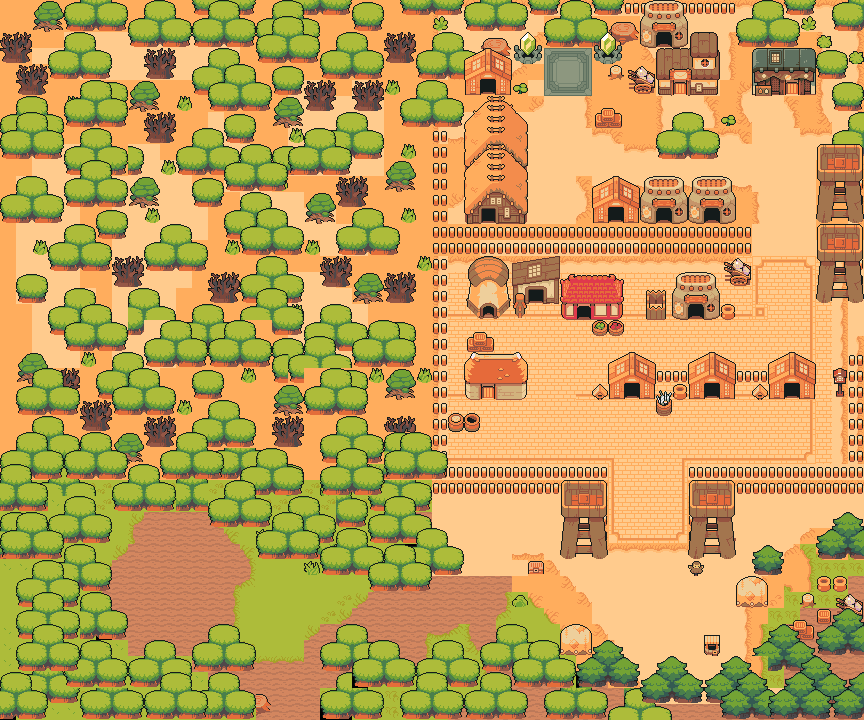

This game map was drawn from its Tiled (.tmx) file and the tilesets committed beside it. A one-line description and the trimmed map source follow:
An orthogonal 54x45 tile map with 16x16 px tiles, 6 tile layers (floor1, back1, back2, back4, ...), 1 hidden layer not drawn, 10 tilesets and 19 objects (3x portal_trigger, Player, monk).

<map version="1.10" tiledversion="1.12.2" orientation="orthogonal" renderorder="right-down" width="54" height="45" tilewidth="16" tileheight="16" infinite="0" nextlayerid="14" nextobjectid="112">
 <tileset firstgid="1" source="TilesetFloor.tsx" />
 <tileset firstgid="573" source="TilesetInteriorFloor.tsx" />
 <tileset firstgid="947" source="TilesetElement.tsx" />
 <tileset firstgid="1187" source="TilesetHouse.tsx" />
 <tileset firstgid="1946" source="TilesetNature.tsx" />
 <tileset firstgid="2450" source="Tree.tsx" />
 <tileset firstgid="2454" source="objects.tsx" />
 <tileset firstgid="2486" source="TilesetField.tsx" />
 <tileset firstgid="2561" source="Combined3.tsx" />
 <tileset firstgid="2673" source="TilesetTowers.tsx" />
 <layer id="1" name="floor1" width="54" height="45">
  <data>[2430 cells, 2423 non-empty, 49 distinct tile ids]</data>
 </layer>
 <layer id="5" name="back1" width="54" height="45">
  <properties>
   <property name="collidable" type="bool" value="true" />
  </properties>
  <data>[2430 cells, 1268 non-empty, 205 distinct tile ids]</data>
 </layer>
 <layer id="9" name="back2" width="54" height="45">
  <data>[2430 cells, 585 non-empty, 77 distinct tile ids]</data>
 </layer>
 <layer id="10" name="back3" width="54" height="45" visible="0">
  <data>[2430 cells, 188 non-empty, 25 distinct tile ids]</data>
 </layer>
 <layer id="11" name="back4" width="54" height="45">
  <data>[2430 cells, 115 non-empty, 24 distinct tile ids]</data>
 </layer>
 <layer id="12" name="back5" width="54" height="45">
  <data>[2430 cells, 96 non-empty, 24 distinct tile ids]</data>
 </layer>
 <objectgroup id="10" name="trigger">
  <object id="77" name="portal_trigger" x="549.667" y="52.6666" width="38" height="13">
   <properties>
    <property name="targetMap" value="ICEMAP1" />
    <property name="targetX" type="float" value="408" />
    <property name="targetY" type="float" value="286.333666667" />
   </properties>
  </object>
  <object id="80" name="portal_trigger" x="272.667" y="698.667" width="48" height="20.6667">
   <properties>
    <property name="targetMap" value="JUNGLEMAP1" />
    <property name="targetX" type="float" value="106.695427092" />
    <property name="targetY" type="float" value="32.148403796" />
   </properties>
  </object>
  <object id="81" x="296" y="678">
   <point />
  </object>
  <object id="90" name="portal_trigger" x="481.333" y="206.667" width="32" height="16">
   <properties>
    <property name="targetMap" value="VILLAGE_HOUSE" />
    <property name="targetX" type="float" value="96" />
    <property name="targetY" type="float" value="112" />
   </properties>
  </object>
 </objectgroup>
 <objectgroup id="9" name="objects">
  <object id="78" name="Player" gid="2455" x="544" y="152.667" width="32" height="32">
   <properties>
    <property name="camFollow" type="bool" value="true" />
    <property name="controller" type="bool" value="true" />
   </properties>
  </object>
  <object id="82" name="monk" gid="2467" x="761.333" y="120" width="32" height="32">
   <properties>
    <property name="dialogue" value="[ITEM]Hello! I am a fighter.|[DEAD]I am so tired...|[IDLE]Let's go train!" />
    <property name="faceset" value="ui/npc_faceset/Monk_faceset.png" />
    <property name="npcName" value="Monk" />
   </properties>
  </object>
  <object id="83" gid="2466" x="651" y="116.5" width="32" height="32">
   <properties>
    <property name="npcName" value="MinhBeo" />
   </properties>
  </object>
  <object id="96" gid="2481" x="431.25" y="589.5" width="16" height="16" />
  <object id="97" gid="2481" x="480.333" y="508" width="16" height="16" />
  <object id="98" gid="2481" x="766" y="580.5" width="16" height="16" />
  <object id="99" gid="2481" x="848" y="577.5" width="16" height="16" />
  <object id="102" gid="2481" x="834.25" y="127.5" width="16" height="16" />
  <object id="104" gid="2482" x="743.5" y="625.5" width="16" height="16" />
  <object id="105" gid="2480" x="553" y="211.5" width="16" height="16" />
  <object id="106" gid="2463" x="135" y="555" width="32" height="32" />
  <object id="107" gid="2463" x="200" y="569" width="32" height="32" />
  <object id="108" gid="2463" x="121" y="592" width="32" height="32" />
  <object id="109" gid="2463" x="155.5" y="627" width="32" height="32" />
  <object id="110" gid="2483" x="637.5" y="155" width="3" height="16" />
 </objectgroup>
 <layer id="13" name="fore1" width="54" height="45">
  <data>[2430 cells, 32 non-empty, 10 distinct tile ids]</data>
 </layer>
</map>
